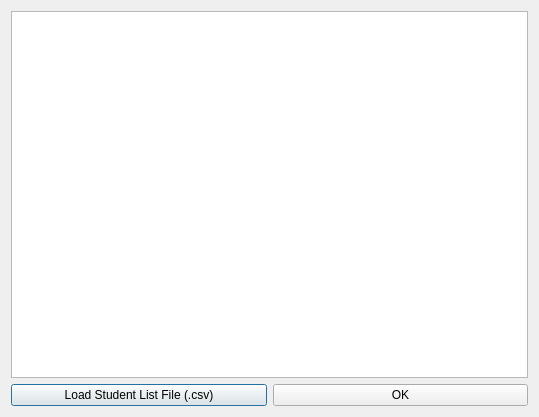
<?xml version="1.0" encoding="UTF-8"?>
<ui version="4.0">
 <class>Dialog_StudentList</class>
 <widget class="QDialog" name="Dialog_StudentList">
  <property name="windowModality">
   <enum>Qt::ApplicationModal</enum>
  </property>
  <property name="geometry">
   <rect>
    <x>0</x>
    <y>0</y>
    <width>539</width>
    <height>417</height>
   </rect>
  </property>
  <property name="maximumSize">
   <size>
    <width>16777215</width>
    <height>417</height>
   </size>
  </property>
  <property name="windowTitle">
   <string>Choose Student list file...</string>
  </property>
  <layout class="QGridLayout" name="gridLayout_2">
   <item row="1" column="0">
    <layout class="QHBoxLayout" name="horizontalLayout">
     <item>
      <widget class="QPushButton" name="pushButton_LoadSLFile">
       <property name="text">
        <string>Load Student List File (.csv)</string>
       </property>
      </widget>
     </item>
     <item>
      <widget class="QPushButton" name="pushButton_SLComfirm">
       <property name="text">
        <string>OK</string>
       </property>
      </widget>
     </item>
    </layout>
   </item>
   <item row="0" column="0">
    <widget class="QTableView" name="tableView_SL"/>
   </item>
  </layout>
 </widget>
 <resources/>
 <connections/>
</ui>
